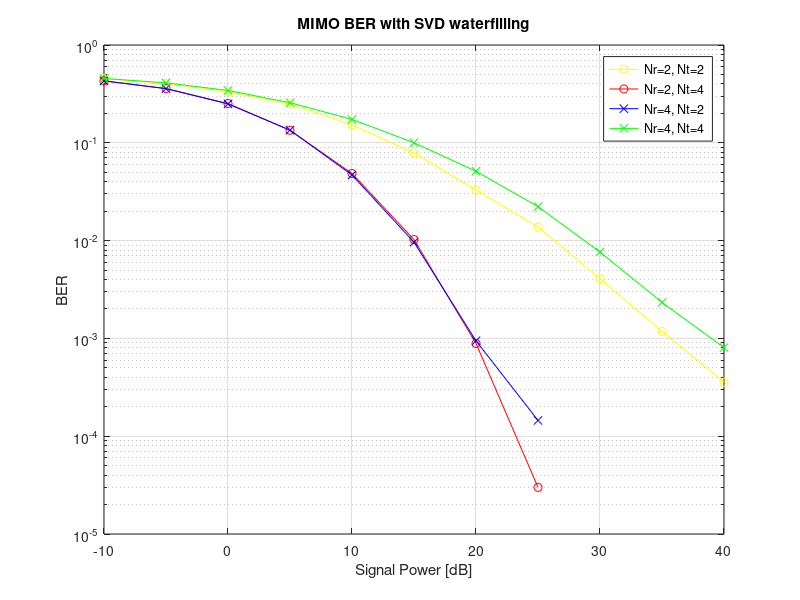

Write MATLAB code to recreate this figure.
close all; clear; clc;

P_db=-10:5:40;
N_t=[2,4]; N_r=[2,4];
BER=load('MIMO_BER.mat').BER;
semilogy(P_db,squeeze(BER(1,1,:)),'-yo'); hold on; grid on;
semilogy(P_db,squeeze(BER(1,2,:)),'-ro')
semilogy(P_db,squeeze(BER(2,1,:)),'-bx')
semilogy(P_db,squeeze(BER(2,2,:)),'-gx')
xlabel('Signal Power [dB]');
ylabel('BER')
title('MIMO BER with SVD waterfilling')
legend('Nr=2, Nt=2','Nr=2, Nt=4','Nr=4, Nt=2', 'Nr=4, Nt=4')